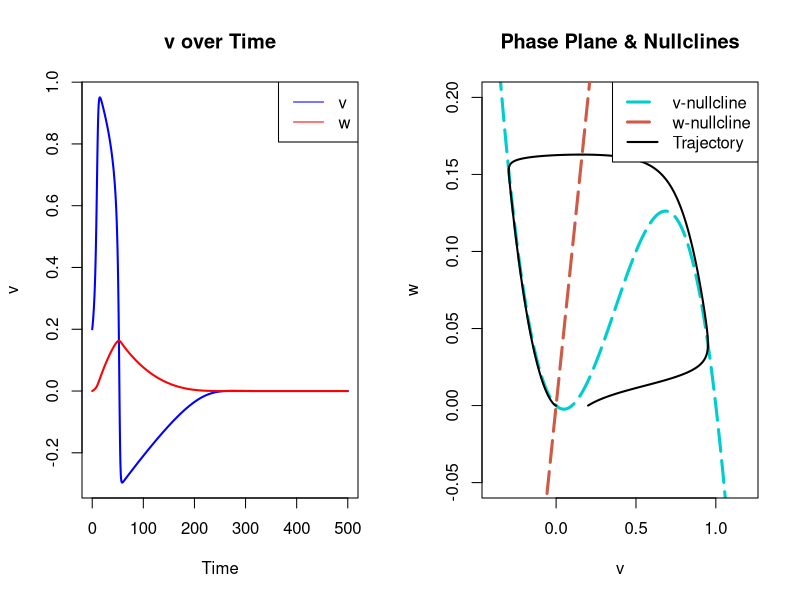

Here is the R script that generated this plot:
rm(list=ls())

# Parameters
dt <- 0.1
Nt <- 5000
r  <- 0.1
K  <- 1.0
a  <- 0.1
I0 <- 0.0
b  <- 1
ep <- 0.005
v0 <- 0.2

# Define model functions
f_v <- function(v, w) {
  r * v * (1 - v/K) * (v/a - 1) - b * w + I0
}
f_w <- function(v, w) {
  ep * (v - w)
}

# Initialize time series
v <- numeric(Nt + 1)
w <- numeric(Nt + 1)
t <- seq(0, Nt*dt, by = dt)
v[1] <- v0
w[1] <- 0  # assume initial w = 0

# Time evolution
for (n in 1:Nt) {
  v[n+1] <- v[n] + dt * f_v(v[n], w[n])
  w[n+1] <- w[n] + dt * f_w(v[n], w[n])
}

# Plot time series
par(mfrow = c(1,2))
plot(t, v, type = 'l', col = 'blue', lwd = 2,
     xlab = "Time", ylab = "v", main = "v over Time")
lines(t, w, col = 'red', lwd = 2)
legend("topright", legend = c("v", "w"), col = c("blue", "red"), lty = 1)

# Phase plane with nullclines
vv <- seq(-0.4, 1.2, by = 0.01)
# v-nullcline: dv/dt = 0 => w = [r*v*(1-v/K)*(v/a-1) + I0] / b
w_nullcline <- r * vv * (1 - vv/K) * (vv/a - 1) / b + I0/b
w_identity <- vv  # from dw/dt = ep*(v-w)=0 => v = w

plot(vv, w_nullcline, type = 'l', lty = 5, lwd = 3, col = 'cyan3',
     xlab = "v", ylab = "w", xlim = c(-0.4, 1.2), ylim = c(-0.05, 0.2),
     main = "Phase Plane & Nullclines")
lines(vv, w_identity, lty = 5, lwd = 3, col = 'coral3')
lines(v, w, col = 'black', lwd = 2)
legend("topright", legend = c("v-nullcline", "w-nullcline", "Trajectory"),
       col = c("cyan3", "coral3", "black"), lty = c(5,5,1), lwd = c(3,3,2))
